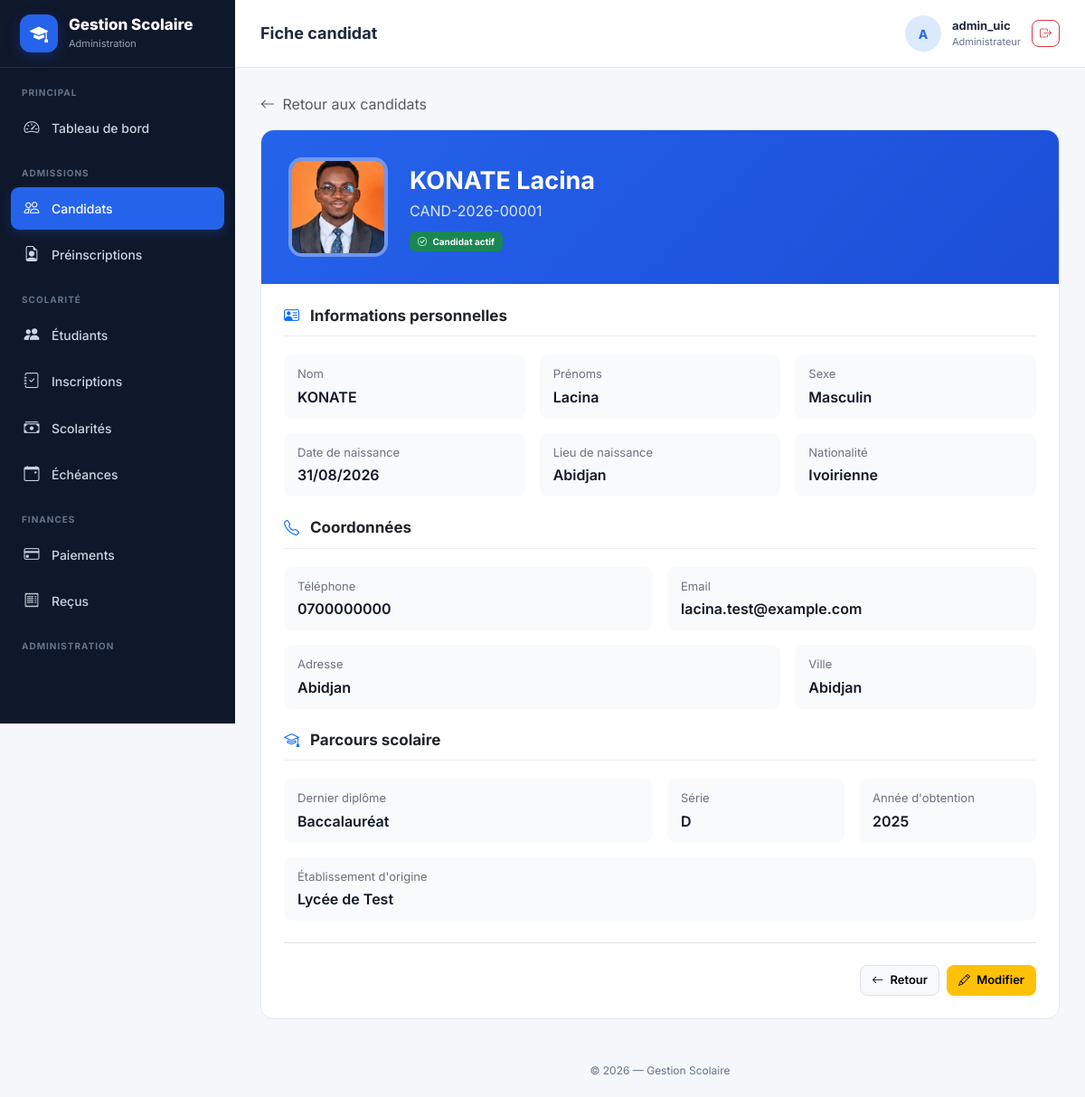
Screenshot of /candidats/1/ (signed in) with the database file from the repository.
### gestion/models.py (models this page shows, shortened)
class Candidat(models.Model):
    SEXE_CHOICES = [
        ("M", "Masculin"),
        ("F", "Féminin"),
    ]
    matricule_candidat = models.CharField(
        max_length=30,
        unique=True,
        editable=False,
    )
    nom = models.CharField(
        max_length=100
    )
    prenoms = models.CharField(
        max_length=150
    )
    sexe = models.CharField(
        max_length=1,
        choices=SEXE_CHOICES
    )
    date_naissance = models.DateField()
    lieu_naissance = models.CharField(
        max_length=150
    )
    nationalite = models.CharField(
        max_length=100,
        default="Ivoirienne"
    )
    photo = models.ImageField(
        upload_to="candidats/photos/",
        null=True,
        blank=True,
        validators=[FileExtensionValidator(allowed_extensions=["jpg", "jpeg", "png"])],
    )
    telephone = models.CharField(
        max_length=30
    )
    email = models.EmailField(
        blank=True,
        null=True
    )
    adresse = models.CharField(
        max_length=255,
        blank=True
    )
    ville = models.CharField(
        max_length=100,
        blank=True
    )
    dernier_diplome = models.CharField(
        max_length=150,
        blank=True
    )
    serie_diplome = models.CharField(
        max_length=100,
        blank=True
    )
    annee_obtention = models.PositiveIntegerField(
        null=True,
        blank=True
    )
    etablissement_origine = models.CharField(
        max_length=200,
        blank=True
    )
    date_creation = models.DateTimeField(
        auto_now_add=True
    )
    date_modification = models.DateTimeField(
        auto_now=True
    )
    actif = models.BooleanField(
        default=True
    )
    class Meta:
        verbose_name = "Candidat"
        verbose_name_plural = "Candidats"
        ordering = ["nom", "prenoms"]

### gestion/views.py (the view)
@login_required
@permission_required('gestion.view_candidat', raise_exception=True)
def candidat_detail(request, pk):
    candidat = get_object_or_404(
        Candidat,
        pk=pk
    )
    return render(
        request,
        "gestion/candidats/detail.html",
        {
            "candidat": candidat,
        }
    )

### gestion/templates/gestion/candidats/detail.html (shortened to what this page needs)
{% extends "gestion/base.html" %}
{% block page_title %}
    Fiche candidat
{% endblock %}
{% block content %}
<div class="mb-3">
    <a
        href="{% url 'gestion:candidats_liste' %}"
        class="text-decoration-none text-muted"
    >
        <i class="bi bi-arrow-left me-1"></i>
        Retour aux candidats
    </a>
</div>
<div class="card page-card">
    <div class="profile-header">
        <div class="d-flex flex-wrap align-items-center gap-4">
            {% if candidat.photo %}
                <img
                    src="{{ candidat.photo.url }}"
                    alt="Photo de {{ candidat.nom }}"
                    class="profile-photo"
                >
            {% else %}
                <div class="profile-placeholder">
                    <i class="bi bi-person"></i>
                </div>
            {% endif %}
            <div>
                <div class="profile-name">
                    {{ candidat.nom }}
                    {{ candidat.prenoms }}
                </div>
                <div class="profile-matricule">
                    {{ candidat.matricule_candidat }}
                </div>
                <div class="mt-2">
                    {% if candidat.actif %}
                        <span class="badge bg-success">
                            <i class="bi bi-check-circle me-1"></i>
                            Candidat actif
                        </span>
                    {% else %}
                        <span class="badge bg-secondary">
                            <i class="bi bi-dash-circle me-1"></i>
                            Candidat inactif
                        </span>
                    {% endif %}
                </div>
            </div>
        </div>
    </div>
    <div class="candidate-section">
        <h5 class="section-title">
            <i class="bi bi-person-vcard text-primary me-2"></i>
            Informations personnelles
        </h5>
        <div class="row g-3 mb-4">
            <div class="col-md-4">
                <div class="info-box">
                    <div class="info-label">
                        Nom
                    </div>
                    <div class="info-value">
                        {{ candidat.nom }}
                    </div>
                </div>
            </div>
            <div class="col-md-4">
                <div class="info-box">
                    <div class="info-label">
                        Prénoms
                    </div>
                    <div class="info-value">
                        {{ candidat.prenoms }}
                    </div>
                </div>
            </div>
            <div class="col-md-4">
                <div class="info-box">
                    <div class="info-label">
                        Sexe
                    </div>
                    <div class="info-value">
                        {{ candidat.get_sexe_display|default:"Non renseigné" }}
                    </div>
                </div>
            </div>
            <div class="col-md-4">
                <div class="info-box">
                    <div class="info-label">
                        Date de naissance
                    </div>
                    <div class="info-value">
                        {{ candidat.date_naissance|date:"d/m/Y"|default:"Non renseignée" }}
                    </div>
                </div>
            </div>
            <div class="col-md-4">
                <div class="info-box">
                    <div class="info-label">
                        Lieu de naissance
                    </div>
                    <div class="info-value">
                        {{ candidat.lieu_naissance|default:"Non renseigné" }}
                    </div>
                </div>
            </div>
            <div class="col-md-4">
                <div class="info-box">
                    <div class="info-label">
                        Nationalité
                    </div>
                    <div class="info-value">
                        {{ candidat.nationalite|default:"Non renseignée" }}
                    </div>
                </div>
            </div>
        </div>
        <h5 class="section-title">
            <i class="bi bi-telephone text-primary me-2"></i>
            Coordonnées
        </h5>
        <div class="row g-3 mb-4">
            <div class="col-md-6">
                <div class="info-box">
                    <div class="info-label">
                        Téléphone
                    </div>
                    <div class="info-value">
                        {{ candidat.telephone|default:"Non renseigné" }}
                    </div>
                </div>
            </div>
            <div class="col-md-6">
                <div class="info-box">
                    <div class="info-label">
                        Email
                    </div>
                    <div class="info-value">
                        {{ candidat.email|default:"Non renseigné" }}
                    </div>
                </div>
            </div>
            <div class="col-md-8">
                <div class="info-box">
                    <div class="info-label">
                        Adresse
                    </div>
                    <div class="info-value">
                        {{ candidat.adresse|default:"Non renseignée" }}
                    </div>
                </div>
            </div>
            <div class="col-md-4">
                <div class="info-box">
                    <div class="info-label">
                        Ville
                    </div>
                    <div class="info-value">
                        {{ candidat.ville|default:"Non renseignée" }}
                    </div>
                </div>
            </div>
        </div>
        <h5 class="section-title">
            <i class="bi bi-mortarboard text-primary me-2"></i>
            Parcours scolaire
        </h5>
        <div class="row g-3">
            <div class="col-md-6">
                <div class="info-box">
                    <div class="info-label">
                        Dernier diplôme
                    </div>
                    <div class="info-value">
                        {{ candidat.dernier_diplome|default:"Non renseigné" }}
                    </div>
                </div>
            </div>
            <div class="col-md-3">
                <div class="info-box">
                    <div class="info-label">
                        Série
                    </div>
                    <div class="info-value">
                        {{ candidat.serie_diplome|default:"Non renseignée" }}
                    </div>
                </div>
            </div>
            <div class="col-md-3">
                <div class="info-box">
                    <div class="info-label">
                        Année d'obtention
                    </div>
                    <div class="info-value">
                        {{ candidat.annee_obtention|default:"Non renseignée" }}
                    </div>
                </div>
            </div>
            <div class="col-12">
                <div class="info-box">
                    <div class="info-label">
                        Établissement d'origine
                    </div>
                    <div class="info-value">
                        {{ candidat.etablissement_origine|default:"Non renseigné" }}
                    </div>
                </div>
            </div>
        </div>
        <div class="d-flex flex-wrap justify-content-end gap-2 mt-4 pt-4 border-top">
            <a
                href="{% url 'gestion:candidats_liste' %}"
                class="btn btn-light border"
            >
                <i class="bi bi-arrow-left me-1"></i>
                Retour
            </a>
            <a
                href="{% url 'gestion:candidat_modifier' candidat.pk %}"
                class="btn btn-warning"
            >
                <i class="bi bi-pencil me-1"></i>
                Modifier
            </a>
        </div>
    </div>
</div>
{% endblock %}

### gestion/templates/gestion/base.html (shortened to what this page needs)
{% load static %}
<!DOCTYPE html>
<html lang="fr">
<head>
    <link
        href="https://cdn.jsdelivr.net/npm/bootstrap@5.3.3/dist/css/bootstrap.min.css"
        rel="stylesheet"
    >
    <link
        rel="stylesheet"
        href="https://cdn.jsdelivr.net/npm/bootstrap-icons@1.11.3/font/bootstrap-icons.min.css"
    >
</head>
<body>
<aside
    class="sidebar"
    id="sidebar"
>
    <div class="sidebar-brand">
        <div class="brand-icon">
            <i class="bi bi-mortarboard-fill"></i>
        </div>
        <div>
            <div class="brand-title">
                Gestion Scolaire
            </div>
            <div class="brand-subtitle">
                Administration
            </div>
        </div>
    </div>
    <div class="sidebar-menu">
        <div class="menu-title">
            Principal
        </div>
        <a
            href="{% url 'gestion:dashboard' %}"
            class="menu-link
            "
        >
            <i class="bi bi-speedometer2"></i>
            <span>
                Tableau de bord
            </span>
        </a>
        {% if perms.gestion.view_candidat or perms.gestion.view_preinscription %}
        <div class="menu-title">
            Admissions
        </div>
        {% endif %}
        {% if perms.gestion.view_candidat %}
        <a
            href="{% url 'gestion:candidats_liste' %}"
            class="menu-link
            {% if 'candidat' in request.resolver_match.url_name %}
                active
            {% endif %}"
        >
            <i class="bi bi-people"></i>
            <span>
                Candidats
            </span>
        </a>
        {% endif %}
        {% if perms.gestion.view_preinscription %}
        <a
            href="{% url 'gestion:preinscription_liste' %}"
            class="menu-link
            "
        >
            <i class="bi bi-file-earmark-person"></i>
            <span>
                Préinscriptions
            </span>
        </a>
        {% endif %}
        {% if perms.gestion.view_etudiant or perms.gestion.view_inscription or perms.gestion.view_scolarite or perms.gestion.view_echeance %}
        <div class="menu-title">
            Scolarité
        </div>
        {% endif %}
        {% if perms.gestion.view_etudiant %}
        <a
            href="{% url 'gestion:etudiants_liste' %}"
            class="menu-link
            "
        >
            <i class="bi bi-people-fill"></i>
            <span>
                Étudiants
            </span>
        </a>
        {% endif %}
        {% if perms.gestion.view_inscription %}
        <a
            href="{% url 'gestion:inscriptions_liste' %}"
            class="menu-link
            "
        >
            <i class="bi bi-journal-check"></i>
            <span>
                Inscriptions
            </span>
        </a>
        {% endif %}
        {% if perms.gestion.view_scolarite %}
        <a
            href="{% url 'gestion:scolarites_liste' %}"
            class="menu-link
            "
        >
            <i class="bi bi-cash-stack"></i>
            <span>
                Scolarités
            </span>
        </a>
        {% endif %}
        {% if perms.gestion.view_echeance %}
        <a
            href="{% url 'gestion:echeances_liste' %}"
            class="menu-link
            "
        >
            <i class="bi bi-calendar-event"></i>
            <span>
                Échéances
            </span>
        </a>
        {% endif %}
        {% if perms.gestion.view_paiement or perms.gestion.view_recu %}
        <div class="menu-title">
            Finances
        </div>
        {% endif %}
        {% if perms.gestion.view_paiement %}
        <a
            href="{% url 'gestion:paiements_liste' %}"
            class="menu-link
            "
        >
            <i class="bi bi-credit-card"></i>
            <span>
                Paiements
            </span>
        </a>
        {% endif %}
        {% if perms.gestion.view_recu %}
        <a
            href="{% url 'gestion:recus_liste' %}"
            class="menu-link
            "
        >
            <i class="bi bi-receipt"></i>
            <span>
                Reçus
            </span>
        </a>
        {% endif %}
        <div class="menu-title">
            Administration
        </div>
    </div>
</aside>
<div class="main-wrapper">
    <header class="topbar">
        <div class="topbar-left">
            <div>
                <h1 class="page-title">
                    {% block page_title %}{% endblock %}
                </h1>
            </div>
        </div>
        <div class="user-area">
            <div class="user-avatar">
                {% if request.user.is_authenticated %}
                    {{ request.user.username|first|upper }}
                {% else %}
                    <i class="bi bi-person"></i>
                {% endif %}
            </div>
            <div class="user-info">
                {% if request.user.is_authenticated %}
                    <div class="user-name">
                        {% if request.user.get_full_name %}
                            {{ request.user.get_full_name }}
                        {% else %}
                            {{ request.user.username }}
                        {% endif %}
                    </div>
                    <div class="user-role">
                        {% if request.user.is_superuser %}
                            Administrateur
                        {% else %}
                            Gestionnaire
                        {% endif %}
                    </div>
                {% endif %}
            </div>
     {% if request.user.is_authenticated %}
    <form
        method="post"
        action="{% url 'logout' %}"
        class="d-inline"
    >
        <button
            type="submit"
            class="btn btn-sm btn-outline-danger"
            title="Déconnexion"
        >
            <i class="bi bi-box-arrow-right"></i>
        </button>
    </form>
{% endif %}
        </div>
    </header>
    <main class="content-wrapper">
        {% block content %}
        {% endblock %}
    </main>
    <footer class="footer">
        © {% now "Y" %} — Gestion Scolaire
    </footer>
</div>
</body>
</html>

### rows the page displays
Candidat: photo (picture), nom "KONATE", prenoms "Lacina", matricule_candidat "CAND-2026-00001", sexe "Masculin", date_naissance "31/08/2026", lieu_naissance "Abidjan", nationalite "Ivoirienne", telephone "0700000000", email "lacina.test@example.com", adresse "Abidjan", ville "Abidjan", dernier_diplome "Baccalauréat", serie_diplome "D", annee_obtention "2025", etablissement_origine "Lycée de Test"

### other values shown
{{ request.user.username|first|upper }} "A"
{{ request.user.username }} "admin_uic"
